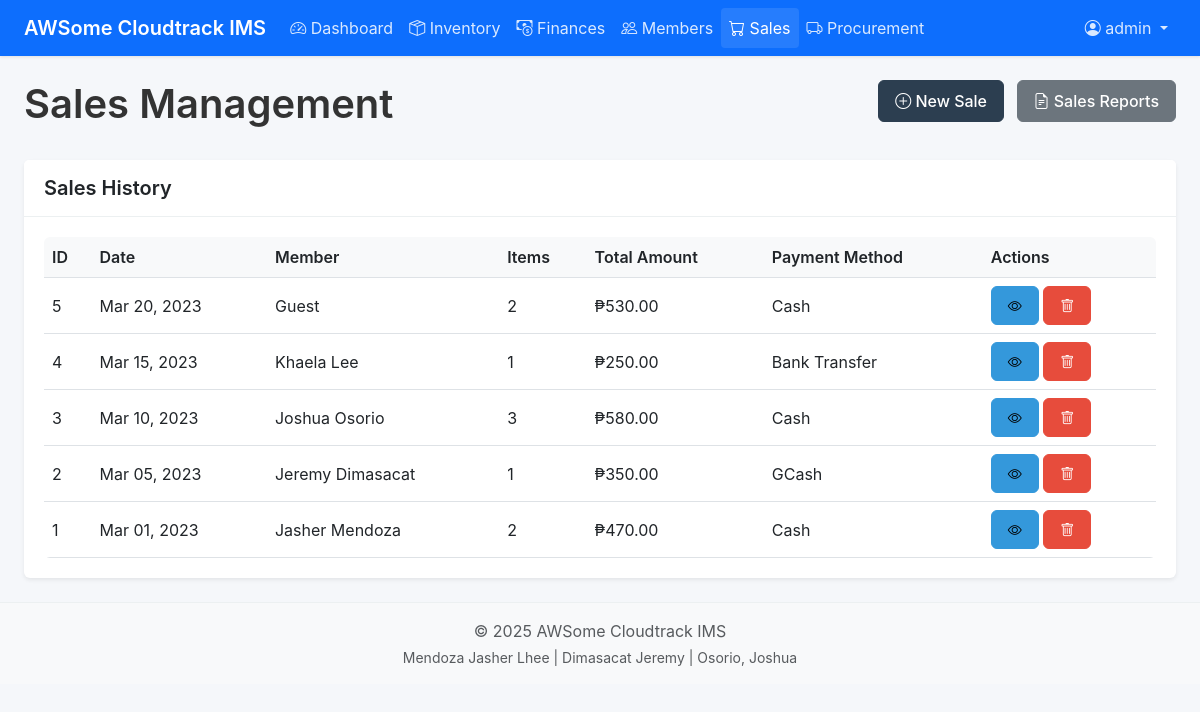
/sales/index.php (signed in), run on the app's committed database.
### tables this page shows
CREATE TABLE sales (
    id INT AUTO_INCREMENT PRIMARY KEY,
    member_id INT,
    sale_date TIMESTAMP NOT NULL DEFAULT CURRENT_TIMESTAMP,
    item_count INT NOT NULL,
    total_amount DECIMAL(10, 2) NOT NULL,
    payment_method VARCHAR(50) NOT NULL DEFAULT 'Cash',
    notes TEXT,
    created_by INT,
    created_at TIMESTAMP DEFAULT CURRENT_TIMESTAMP,
    FOREIGN KEY (member_id) REFERENCES members(id) ON DELETE SET NULL,
    FOREIGN KEY (created_by) REFERENCES users(id) ON DELETE SET NULL
);

CREATE TABLE members (
    id INT AUTO_INCREMENT PRIMARY KEY,
    name VARCHAR(100) NOT NULL,
    email VARCHAR(100) NOT NULL,
    phone VARCHAR(20),
    role VARCHAR(50) NOT NULL,
    join_date DATE NOT NULL,
    status ENUM('active', 'inactive') NOT NULL DEFAULT 'active',
    notes TEXT,
    created_at TIMESTAMP DEFAULT CURRENT_TIMESTAMP,
    updated_at TIMESTAMP DEFAULT CURRENT_TIMESTAMP ON UPDATE CURRENT_TIMESTAMP
);

### sales/index.php (the view, shortened to what this page needs)
<?php
include '../includes/db_connect.php';
include '../includes/header.php';
$page = isset($_GET['page']) ? intval($_GET['page']) : 1;
$records_per_page = 10;
$offset = ($page - 1) * $records_per_page;
$query = "SELECT s.*, m.name as member_name
          FROM sales s
          LEFT JOIN members m ON s.member_id = m.id
          ORDER BY s.sale_date DESC
          LIMIT ?, ?";
$stmt = $conn->prepare($query);
$stmt->bind_param("ii", $offset, $records_per_page);
$stmt->execute();
$result = $stmt->get_result();
?>
<div class="row mb-4">
    <div class="col-md-6">
        <h1>Sales Management</h1>
    </div>
    <div class="col-md-6 text-end">
        <a href="new-sale.php" class="btn btn-primary">
            <i class="bi bi-plus-circle"></i> New Sale
        </a>
        <a href="reports.php" class="btn btn-secondary ms-2">
            <i class="bi bi-file-earmark-text"></i> Sales Reports
        </a>
    </div>
</div>
<div class="card border-0 shadow-sm">
    <div class="card-header bg-white">
        <h5 class="mb-0">Sales History</h5>
    </div>
    <div class="card-body">
        <div class="table-responsive">
            <table class="table table-hover align-middle">
                <thead>
                    <tr>
                        <th>ID</th>
                        <th>Date</th>
                        <th>Member</th>
                        <th>Items</th>
                        <th>Total Amount</th>
                        <th>Payment Method</th>
                        <th>Actions</th>
                    </tr>
                </thead>
                <tbody>
                    <?php if ($result && $result->num_rows > 0): ?>
                        <?php while ($sale = $result->fetch_assoc()): ?>
                            <tr>
                                <td><?= $sale['id'] ?></td>
                                <td><?= date('M d, Y', strtotime($sale['sale_date'])) ?></td>
                                <td><?= htmlspecialchars($sale['member_name'] ?? 'Guest') ?></td>
                                <td><?= htmlspecialchars($sale['item_count']) ?></td>
                                <td>₱<?= number_format($sale['total_amount'], 2) ?></td>
                                <td><?= htmlspecialchars($sale['payment_method']) ?></td>
                                <td>
                                    <a href="view-sale.php?id=<?= $sale['id'] ?>" class="btn btn-sm btn-info" title="View">
                                        <i class="bi bi-eye"></i>
                                    </a>
                                    <button type="button" class="btn btn-sm btn-danger" data-bs-toggle="modal" data-bs-target="#deleteModal<?= $sale['id'] ?>" title="Delete">
                                        <i class="bi bi-trash"></i>
                                    </button>
                                </td>
                            </tr>
                        <?php endwhile; ?>
                    <?php else: ?>
                        <tr>
                            <td colspan="7" class="text-center">No sales found</td>
                        </tr>
                    <?php endif; ?>
                </tbody>
            </table>
        </div>
    </div>
</div>
<?php include '../includes/footer.php'; ?>

### assets/css/style.css (style rules this page uses)
:root { --primary: #2c3e50; --secondary: #34495e; --success: #27ae60; --danger: #e74c3c; --warning: #f39c12; --info: #3498db; --light: #f8f9fa; --dark: #212529; --gray: #6c757d; --gray-light: #ecf0f1; --body-bg: #f5f7fa; }
body { font-family: -apple-system, BlinkMacSystemFont, "Segoe UI", Roboto, Oxygen, Ubuntu, Cantarell, "Open Sans", "Helvetica Neue", sans-serif; background-color: var(--body-bg); color: #333; line-height: 1.5; }
h1, h2, h3, h4, h5, h6 { font-weight: 600; margin-bottom: 0.5rem; }
.card { border: none; border-radius: 0.375rem; box-shadow: 0 1px 3px rgba(0, 0, 0, 0.1); margin-bottom: 1.5rem; }
.card-header { background-color: #fff; border-bottom: 1px solid var(--gray-light); padding: 1rem 1.25rem; font-weight: 600; }
.card-body { padding: 1.25rem; }
.table { margin-bottom: 0; }
.table th { font-weight: 600; background-color: #f8f9fa; border-top: none; }
.table-responsive { border-radius: 0.375rem; overflow: hidden; }
.btn { padding: 0.5rem 1rem; border-radius: 0.375rem; font-weight: 500; }
.btn-primary { background-color: var(--primary); border-color: var(--primary); }
.btn-danger { background-color: var(--danger); border-color: var(--danger); }
.btn-info { background-color: var(--info); border-color: var(--info); }

### data on the page
sales: id "5", sale_date "Mar 20, 2023", member_name "Guest", item_count "2", total_amount "530.00", payment_method "Cash"
sales: id "4", sale_date "Mar 15, 2023", member.name "Khaela Lee", item_count "1", total_amount "250.00", payment_method "Bank Transfer"
sales: id "3", sale_date "Mar 10, 2023", member.name "Joshua Osorio", item_count "3", total_amount "580.00", payment_method "Cash"
sales: id "2", sale_date "Mar 05, 2023", member.name "Jeremy Dimasacat", item_count "1", total_amount "350.00", payment_method "GCash"
sales: id "1", sale_date "Mar 01, 2023", member.name "Jasher Mendoza", item_count "2", total_amount "470.00", payment_method "Cash"

### other printed values
$_SESSION['username'] "admin"
